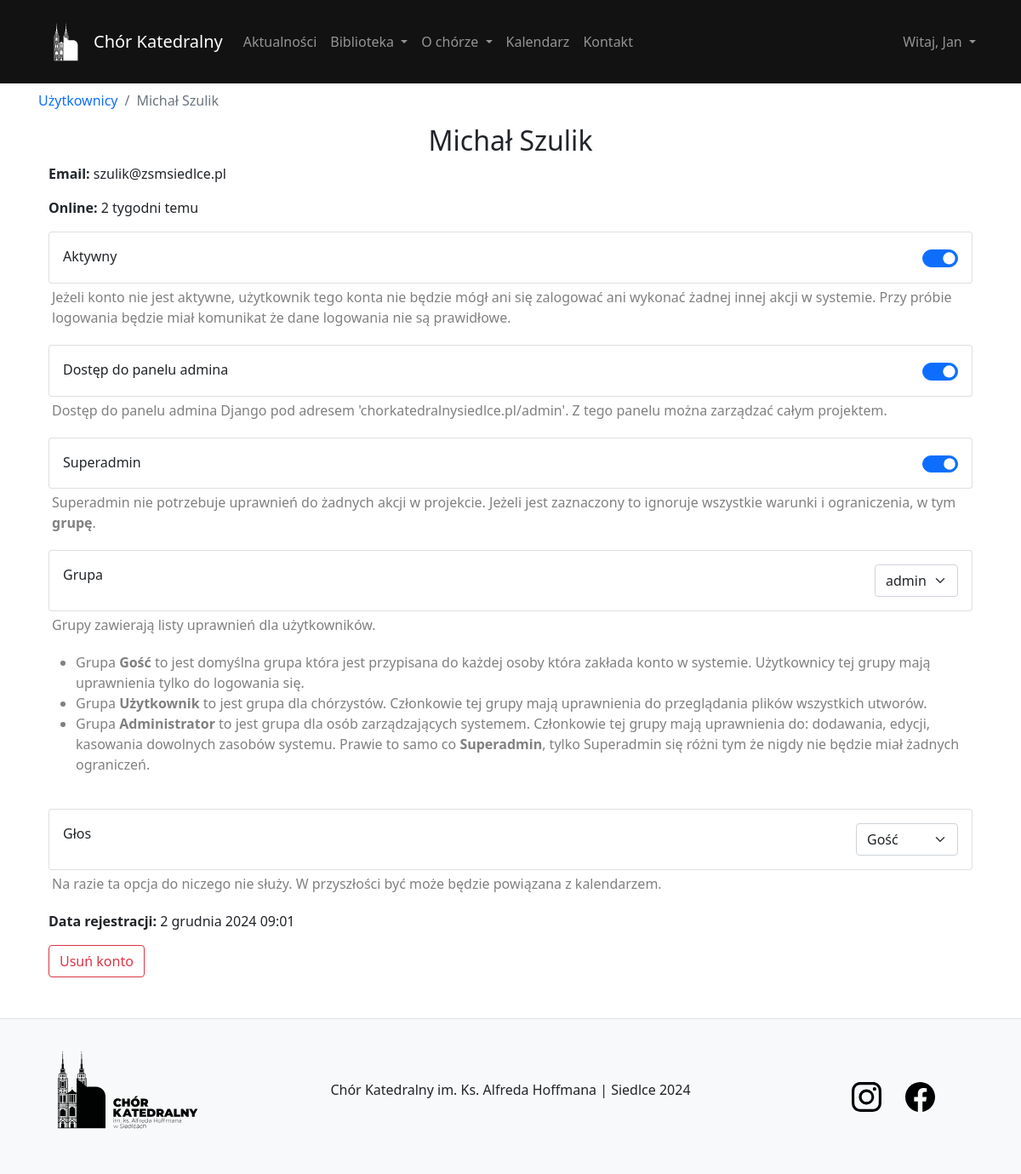
Page /user/details/8/ (signed in) on the committed database.
### user/models.py (models this page shows, shortened)
class User(AbstractBaseUser, PermissionsMixin):
    email = models.EmailField(unique=True)
    name = models.CharField(max_length=30)
    surname = models.CharField(max_length=30)
    voice_type = models.CharField(max_length=10, default='guest')
    last_activity = models.DateTimeField(null=True, blank=True)
    is_staff = models.BooleanField(default=False)
    is_active = models.BooleanField(default=True)
    date_joined = models.DateTimeField(default=timezone.now)
    objects = CustomUserManager()
    USERNAME_FIELD = 'email'
    REQUIRED_FIELDS = ['name', 'surname']

### user/views.py (the view)
# urls.py: path('details/<int:id>/', views.detailsUser, name='detailsUser'),
@permission_required('user.change_user', raise_exception=True)
def detailsUser(request, id):
    user = get_object_or_404(User, id=id)
    return render(request, 'user/details.html', {'usr': user})

### library/context_processors.py (called while the page is built)
def current_time(request):
    now = timezone.now()
    return {
        'current_year': now.year,
        'current_month': now.month,
    }

### user/templates/user/details.html (shortened to what this page needs)
{% extends 'content/template.html' %}
{% load extras %}
{% load static %}
{% block body %}
<div class="pt-2">
    <nav aria-label="breadcrumb">
        <ol class="breadcrumb">
            <li class="breadcrumb-item"><a href="{% url 'manageUsers' %}">Użytkownicy</a></li>
            <li class="breadcrumb-item active" aria-current="page">{{ usr.name }} {{ usr.surname }}</li>
        </ol>
    </nav>
</div>
<div class="container-fluid">
    <h2 class="text-center">{{ usr.name }} {{ usr.surname }}</h2>
    <p><strong>Email: </strong>{{ usr.email }}</p>
    <p><strong>Online: </strong>{{ usr.last_activity|activity_status }}</p>
    <div class="card w-100">
        <div class="card-body">
            <div class="row">
                <div class="col-6">
                    Aktywny
                </div>
                <div class="col-6">
                    <div class="form-check form-switch float-end">
                        <input class="form-check-input" type="checkbox" role="switch" id="toggleActive" {% if usr.is_active %} checked {% endif %}>
                    </div>
                </div>
            </div>
        </div>
    </div>
    <p class="p-1" style="color: gray;">Jeżeli konto nie jest aktywne, użytkownik tego konta nie będzie mógł ani się zalogować ani wykonać żadnej innej
        akcji w systemie. Przy próbie logowania będzie miał komunikat że dane logowania nie są prawidłowe.
    </p>
    <div class="card w-100">
        <div class="card-body">
            <div class="row">
                <div class="col-6">
                    Dostęp do panelu admina
                </div>
                <div class="col-6">
                    <div class="form-check form-switch float-end">
                        <input class="form-check-input" type="checkbox" role="switch" id="togglePanel" {% if usr.is_staff %} checked {% endif %}>
                    </div>
                </div>
            </div>
        </div>
    </div>
    <p class="p-1" style="color: gray;">Dostęp do panelu admina Django pod adresem 'chorkatedralnysiedlce.pl/admin'. Z tego panelu można zarządzać całym projektem.
    </p>
    <div class="card w-100">
        <div class="card-body">
            <div class="row">
                <div class="col-6">
                    Superadmin
                </div>
                <div class="col-6">
                    <div class="form-check form-switch float-end">
                        <input class="form-check-input" type="checkbox" role="switch" id="toggleSuperAdmin" {% if usr.is_superuser %} checked {% endif %}>
                    </div>
                </div>
            </div>
        </div>
    </div>
    <p class="p-1" style="color: gray;">Superadmin nie potrzebuje uprawnień do żadnych akcji w projekcie. Jeżeli jest zaznaczony to ignoruje wszystkie warunki i ograniczenia, w tym <strong>grupę</strong>.
    </p>
    <div class="card w-100">
        <div class="card-body">
            <div class="row">
                <div class="col-6">
                    Grupa
                </div>
                <div class="col-6">
                    <div class="float-end">
                        <select class="form-select" aria-label="group" id="selectGroup">
                            <option value="admin" {% if usr.groups.first.name == 'admin' %} selected {% endif %}>admin</option>
                        </select>
                    </div>
                </div>
            </div>
        </div>
    </div>
    <p class="p-1" style="color: gray;">Grupy zawierają listy uprawnień dla użytkowników.
        <ul style="color: gray;">
            <li>
                Grupa <strong>Gość</strong> to jest domyślna grupa która jest przypisana do każdej osoby która zakłada konto
                w systemie. Użytkownicy tej grupy mają uprawnienia tylko do logowania się.
            </li>
            <li>
                Grupa <strong>Użytkownik</strong> to jest grupa dla chórzystów. Członkowie tej grupy mają uprawnienia do przeglądania plików wszystkich utworów.
            </li>
            <li>
                Grupa <strong>Administrator</strong> to jest grupa dla osób zarządzających systemem. Członkowie tej grupy mają uprawnienia do: dodawania, edycji, kasowania
                dowolnych zasobów systemu. Prawie to samo co <strong>Superadmin</strong>, tylko Superadmin się różni tym że nigdy nie będzie miał żadnych ograniczeń.
            </li>
        </ul>
    </p>
    <br>
    <div class="card w-100">
        <div class="card-body">
            <div class="row">
                <div class="col-6">
                    Głos
                </div>
                <div class="col-6">
                    <div class="float-end">
                        <select class="form-select" aria-label="Default select example">
                            <option selected>Gość</option>
                        </select>
                    </div>
                </div>
            </div>
        </div>
    </div>
    <p class="p-1" style="color: gray;">Na razie ta opcja do niczego nie służy. W przyszłości być może będzie powiązana z kalendarzem. </p>
    <p><strong>Data rejestracji: </strong> {{ usr.date_joined }}</p>
</div>
<div class="container-fluid">
    {% if perms.user.delete_user %}
    <button type="button" class="btn btn-outline-danger" data-bs-toggle="modal" data-bs-target="#deleteUserModal">
        Usuń konto
    </button>
    {% endif %}
</div>
{% endblock %}

### content/templates/content/template.html (shortened to what this page needs)
{% load static %}
<!DOCTYPE html>
<html lang="en">
<head>
    <link href="https://cdn.jsdelivr.net/npm/bootstrap@5.0.2/dist/css/bootstrap.min.css" rel="stylesheet">
    <link rel="stylesheet" href="https://cdnjs.cloudflare.com/ajax/libs/toastr.js/latest/toastr.min.css">
    <link rel="stylesheet" href="{% static 'content/css/main.css' %}">
    <link rel="stylesheet" href="{% static 'content/css/scss.scss' %}">
</head>
<body class="body-bg">
    <div class="overlay">
        <nav class="navbar navbar-dark navbar-expand-lg bg-dark sticky-top">
            <div class="container main-container">
                <img class="m-0 p-0" src="{% static 'content/img/logo_light.svg' %}" width="65px" alt="Chór Katedralny">
                <a class="navbar-brand text-center" href="/">
                    Chór Katedralny
                </a>
                <div class="collapse navbar-collapse" id="navbarTogglerDemo03">
                    <ul class="navbar-nav me-auto mb-2 mb-lg-0">
                        <li class="nav-item">
                            <a class="nav-link" href="{% url 'listNews' %}">Aktualności</a>
                        </li>
                        {% if user.is_authenticated %}
                        <li class="nav-item dropdown">
                            <a class="nav-link dropdown-toggle" href="#" id="navbarDarkDropdownMenuLink" role="button"
                               data-bs-toggle="dropdown" aria-expanded="false">
                                Biblioteka
                            </a>
                        </li>
                        {% else %}
                        <li class="nav-item">
                            <a class="nav-link" href="{% url 'listComposition' %}">Biblioteka</a>
                        </li>
                        {% endif %}
                        <ul class="navbar-nav">
                            <li class="nav-item dropdown">
                                <a class="nav-link dropdown-toggle" href="#" id="navbarDarkDropdownMenuLink" role="button"
                                   data-bs-toggle="dropdown" aria-expanded="false">
                                    O chórze
                                </a>
                            </li>
                        </ul>
                        <li class="nav-item">
                            {% if current_year and current_month %}
                            <a class="nav-link" href="{% url 'calendar' current_year current_month %}">Kalendarz</a>
                            {% else %}
                                <a class="nav-link" href="#">Kalendarz</a>
                            {% endif %}
                        </li>
                        <li class="nav-item">
                            <a class="nav-link" href="{% url 'contact' %}">Kontakt</a>
                        </li>
                    </ul>
                    {% if user.is_authenticated %}
                        <ul class="navbar-nav">
                            <li class="nav-item dropdown">
                                <a class="nav-link dropdown-toggle" href="#" id="navbarDarkDropdownMenuLink" role="button"
                                   data-bs-toggle="dropdown" aria-expanded="false">
                                   Witaj, {{ user.name }}
                                </a>
                            </li>
                        </ul>
                    {% else %}
                        <a class="btn btn-success" href="{% url 'signIn' %}" role="button">Zaloguj</a>
                    {% endif %}
                </div>
            </div>
        </nav>
        <div class="container main-container align-items-center" style="min-height: 90vh; width: 100%">
            <div class="toast-container position-fixed bottom-0 end-0 p-3" style="z-index: 11">
            </div>
            {% block body %}
            {% endblock %}
        </div>
        {% include 'content/footer.html' %}
    </div>
</body>
</html>

### content/static/content/css/main.css (style rules this page uses)
.main-container { margin-right: auto; margin-left: auto; padding-right: 15px; padding-left: 15px; }
.sticky-top { position: sticky; top: 0; scroll-padding-top: 108px; }
a { text-decoration: none; }

### content/templates/content/template.html (style rules this page uses)
.bg-dark { background-color: rgb(19, 18, 18) !important; }

### user/templates/user/details.html (style rules this page uses)
.form-check-input { width: 2.6em !important; height: 1.3em; }

### rows in the picture
User: name "Jan"
User: name "Michał", surname "Szulik", email "szulik@zsmsiedlce.pl", last_activity|activity_status "2 tygodni temu", is_active "☑", is_staff "☑", is_superuser "☑", id "admin", date_joined "2 grudnia 2024 09:01"
